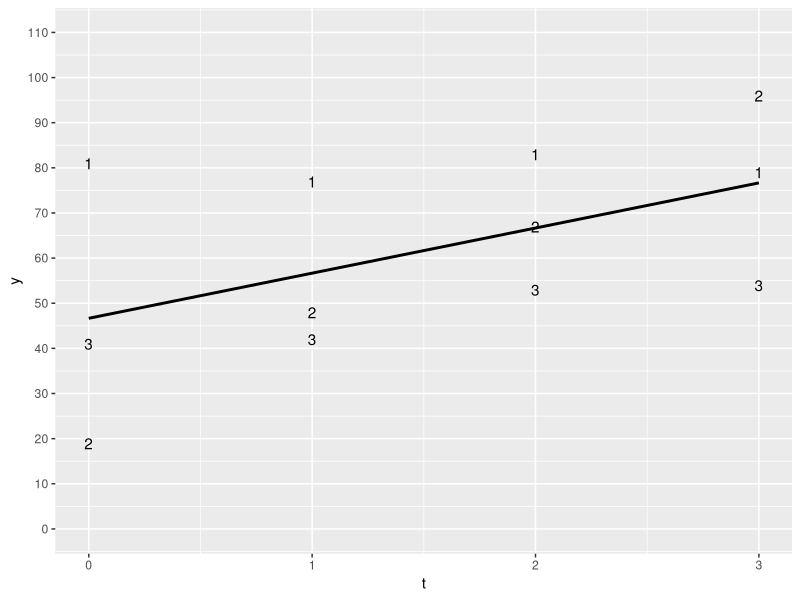
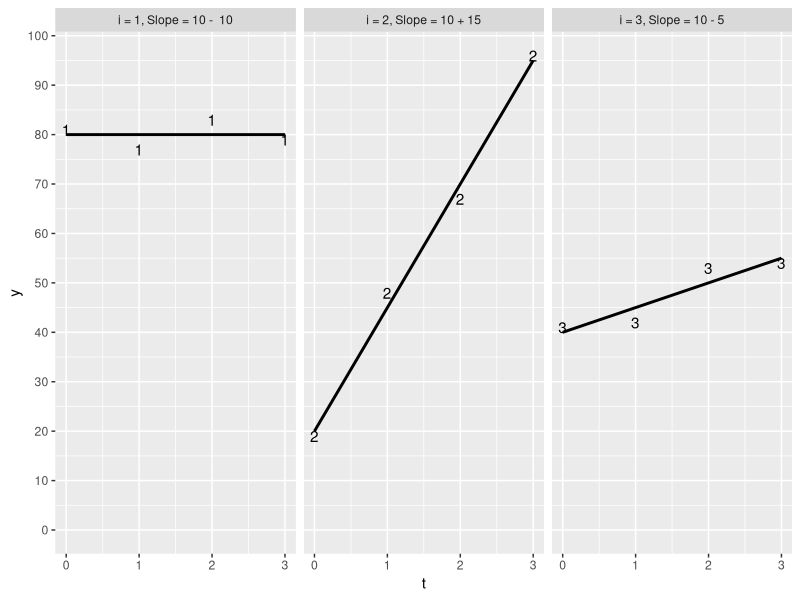

Write the R code that produced these figures, in order.
## ---- chunk 1
#| fig.width: 2.667
library(tidyverse)
t <- 0:3
e1 <- c( 1, -3,  3, -1)
e <- c(e1, rev(e1), e1)
g <- rep(1:3, each=4)
b0 <- rep(c(80, 20, 40), each=4)
b1 <- rep(c( 0, 25,  5), each=4)
data.frame(
	  t=rep(t, 3), 
	  g=g,
	  y=b0 + b1*t + e) -> d
c("-  10", "+ 15", "- 5") %>%
  rep(each=4) %>%
  paste0("i = ", d$g, ", Slope = 10 ", .) -> d$h
d %>%
	ggplot(aes(t,y)) +
	  scale_y_continuous(breaks=(0:11)*10) +
	  geom_text(label=g) +
	  geom_smooth(
	  	method="lm", 
	  	se=FALSE,
	  	ltype="dotted",
	  	color="black")-> g1
g1 + expand_limits(y=c(0, 110))

## ---- chunk 2
#| fig.width: 7
g1 + facet_grid(~ h) + expand_limits(y=0)
